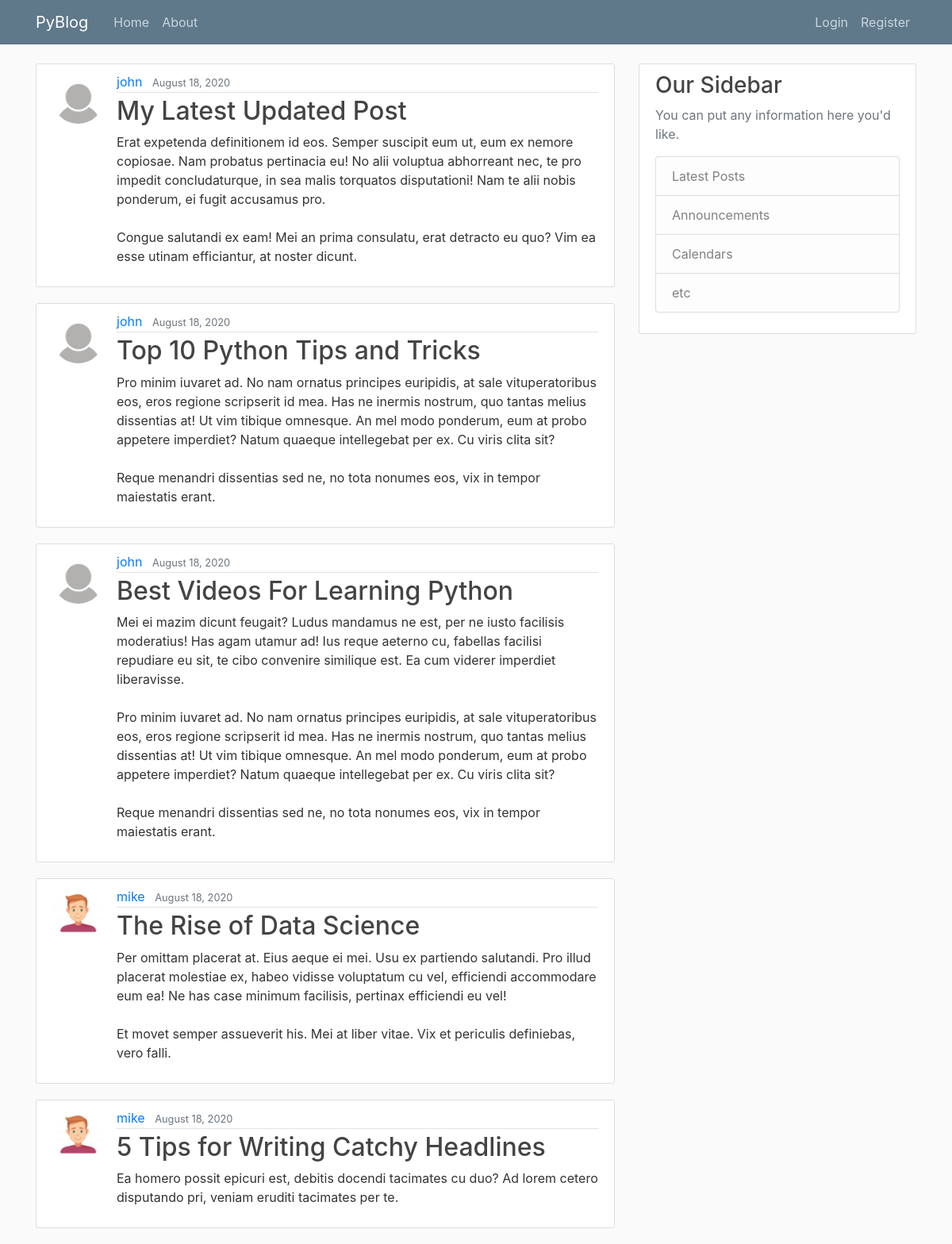
Before: / with the older database file.
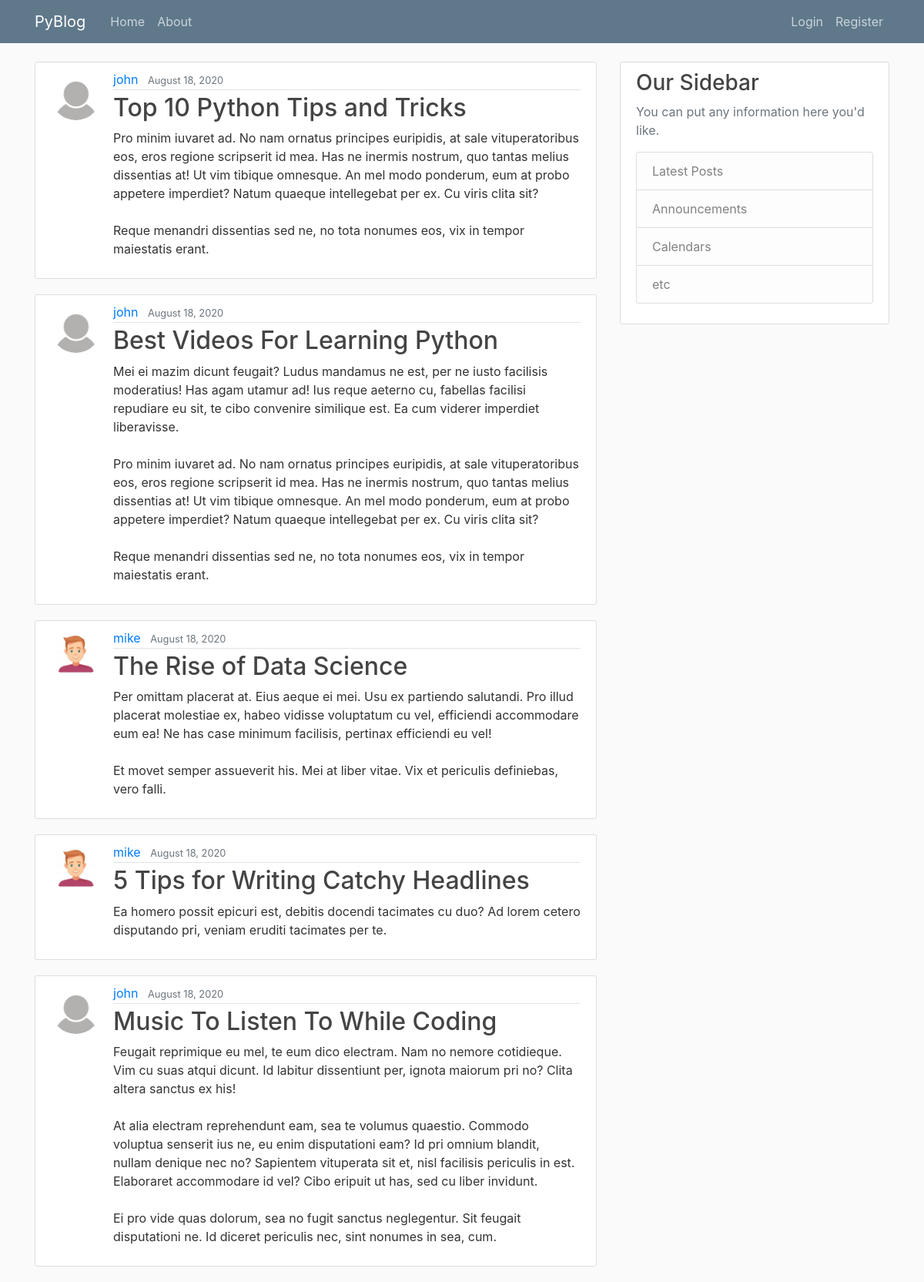
After: the same page with the newer database file.
### blog/models.py (models this page shows, shortened)
class Post(models.Model):
    title = models.CharField(max_length=100)
    content = models.TextField()
    date_posted = models.DateTimeField(default=timezone.now)
    author = models.ForeignKey(User, on_delete=models.CASCADE)

### users/models.py (models this page shows, shortened)
class Profile(models.Model):
    user = models.OneToOneField(User, on_delete=models.CASCADE)
    image = models.ImageField(
        default='profile_pics/default.png', upload_to='profile_pics')

### blog/views.py (the view)
# urls.py: path('', PostListView.as_view(), name='blog-home'),
class PostListView(ListView):
    model = Post
    template_name = 'blog/home.html'  # <app>/<model>_<viewtype>.html
    context_object_name = 'posts'
    ordering = ['-date_posted']
    paginate_by = 5

### blog/templates/blog/home.html
{% extends "blog/base.html" %}
{% block content %}
    {% for post in posts %}
        <article class="media content-section">
          <img class="rounded-circle article-img" src="{{ post.author.profile.image.url }}">
          <div class="media-body">
            <div class="article-metadata">
              <a class="mr-2" href="#">{{ post.author }}</a>
              <small class="text-muted">{{ post.date_posted|date:"F d, Y" }}</small>
            </div>
            <h2><a class="article-title" href="{% url 'post-detail' post.id %}">{{ post.title }}</a></h2>
            <p class="article-content">{{ post.content }}</p>
          </div>
        </article>
    {% endfor %}
{% endblock content %}

Changed rows visible on the page:
removed Post: author.profile.image (placeholder picture), author "john", date_posted "August 18, 2020", title "My Latest Updated Post", content "Erat expetenda definitionem id eos. Semper suscipit eum ut, eum ex nemore copiosae. Nam probatus pertinacia eu! No alii voluptua abhorreant nec, te pro impedit concludaturque, in sea malis torquatos disputationi! Nam te alii nobis ponderum, ei fugit accusamus pro. Congue salutandi ex eam! Mei an prima consulatu, erat detracto eu quo? Vim ea esse utinam efficiantur, at noster dicunt."
now on this page (row unchanged): Post: author.profile.image (placeholder picture), author "john", date_posted "August 18, 2020", title "Music To Listen To While Coding", content "Feugait reprimique eu mel, te eum dico electram. Nam no nemore cotidieque. Vim cu suas atqui dicunt. Id labitur dissentiunt per, ignota maiorum pri no? Clita altera sanctus ex his! At alia electram reprehendunt eam, sea te volumus quaestio. Commodo voluptua senserit ius ne, eu enim disputationi eam? Id pri omnium blandit, nullam denique nec no? Sapientem vituperata sit et, nisl facilisis periculis in est. Elaboraret accommodare id vel? Cibo eripuit ut has, sed cu liber invidunt. Ei pro vide quas dolorum, sea no fugit sanctus neglegentur. Sit feugait disputationi ne. Id diceret periculis nec, sint nonumes in sea, cum."
